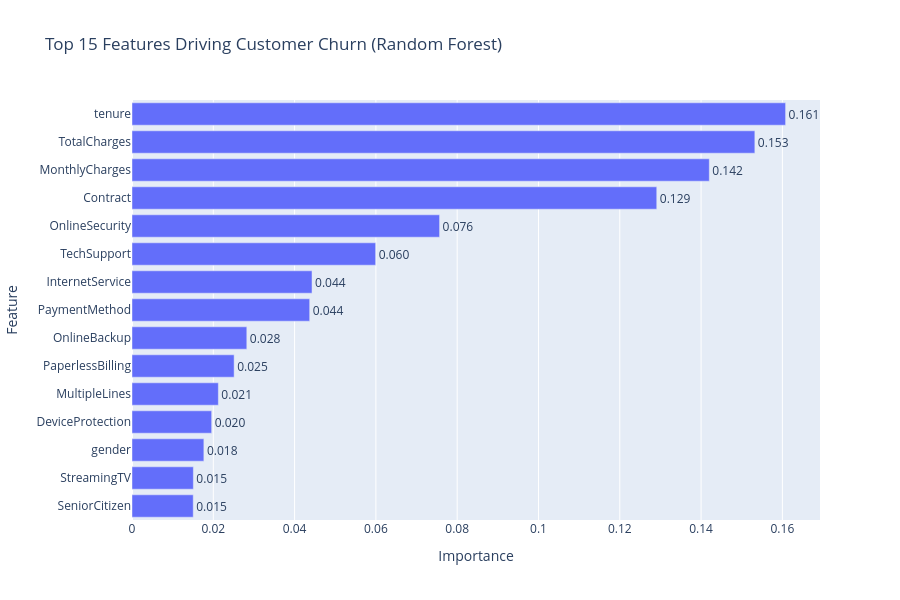

This figure's notebook cell:
### Code cell
import plotly.express as px 

#getting feature importances from Random Forest
rf_importances = pd.DataFrame({
    'Feature': X_train.columns,
    'Importance': rf_model.feature_importances_
}).sort_values(by='Importance', ascending=False)

#interactive Plotly bar chart
fig = px.bar(
    rf_importances.head(15),
    x='Importance',
    y='Feature',
    orientation='h',
    title='Top 15 Features Driving Customer Churn (Random Forest)',
    text='Importance'
)
fig.update_traces(texttemplate='%{text:.3f}', textposition='outside')
fig.update_layout(yaxis={'categoryorder': 'total ascending'}, height=600)
fig.show()

### Figure 1 — Plotly figure (JSON) as saved in the notebook; plotly's stock layout.template omitted (floating-point values rounded to 4 significant figures)
{"data": [{"hovertemplate": "Importance=%{text}<br>Feature=%{y}<extra></extra>", "legendgroup": "", "marker": {"color": "#636efa", "pattern": {"shape": ""}}, "name": "", "orientation": "h", "showlegend": false, "text": [0.1608, 0.1532, 0.142, 0.1291, 0.07567, 0.05994, 0.04429, 0.04371, 0.02824, 0.02513, 0.02124, 0.0196, 0.01768, 0.0151, 0.01507], "textposition": "outside", "texttemplate": "%{text:.3f}", "type": "bar", "x": [0.1608, 0.1532, 0.142, 0.1291, 0.07567, 0.05994, 0.04429, 0.04371, 0.02824, 0.02513, 0.02124, 0.0196, 0.01768, 0.0151, 0.01507], "xaxis": "x", "y": ["tenure", "TotalCharges", "MonthlyCharges", "Contract", "OnlineSecurity", "TechSupport", "InternetService", "PaymentMethod", "OnlineBackup", "PaperlessBilling", "MultipleLines", "DeviceProtection", "gender", "StreamingTV", "SeniorCitizen"], "yaxis": "y"}], "layout": {"barmode": "relative", "height": 600, "legend": {"tracegroupgap": 0}, "title": {"text": "Top 15 Features Driving Customer Churn (Random Forest)"}, "xaxis": {"anchor": "y", "domain": [0, 1], "title": {"text": "Importance"}}, "yaxis": {"anchor": "x", "categoryorder": "total ascending", "domain": [0, 1], "title": {"text": "Feature"}}}}
